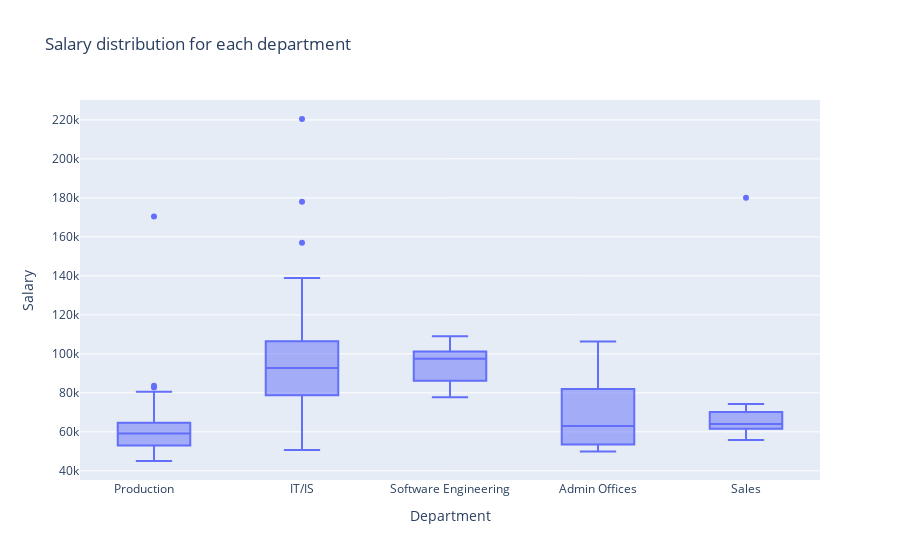

Notebook code cell kept with this figure:
### Code cell
#sns.boxplot(data=df,x=df.Salary,y=df.Department, orient='h');
box = px.box(df, x='Department', y='Salary', title='Salary distribution for each department')
box.show()
print('The median salary is: ', f'{df.Salary.median():.2f}')
print('The average salary is: ', f'{df.Salary.mean():.2f}')

### Figure 1 — Plotly figure (JSON) as saved in the notebook; plotly's stock layout.template omitted (floating-point values rounded to 4 significant figures; data arrays with more than 128 entries replaced by an {"elided": "..."} marker saying what was removed)
{"data": [{"alignmentgroup": "True", "hovertemplate": "Department=%{x}<br>Salary=%{y}<extra></extra>", "legendgroup": "", "marker": {"color": "#636efa"}, "name": "", "notched": false, "offsetgroup": "", "orientation": "v", "showlegend": false, "type": "box", "x": {"elided": "311 str values"}, "x0": " ", "xaxis": "x", "y": {"elided": "311 int values"}, "y0": " ", "yaxis": "y"}], "layout": {"boxmode": "group", "legend": {"tracegroupgap": 0}, "title": {"text": "Salary distribution for each department"}, "xaxis": {"anchor": "y", "domain": [0, 1], "title": {"text": "Department"}}, "yaxis": {"anchor": "x", "domain": [0, 1], "title": {"text": "Salary"}}}}
